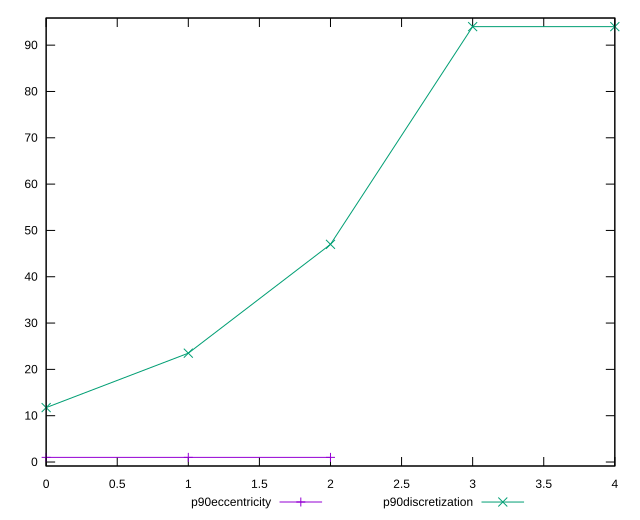

The script that saved this image:
reset

$p90Eccentricity <<EOF
0 0.9999999999999992
1 0.9999999999999963
2 1.000000000000001
EOF

$p90Discretization <<EOF
0 11.75
1 23.5
2 47
3 94
4 94
EOF

set key outside below
set xrange [0:4]
set yrange [-0.8600000000000038:95.86]
set trange [-0.8600000000000038:95.86]
set terminal svg size 640, 520 enhanced background rgb 'white'
set output "report_00015_2021-02-09T16-11-33.973Z/unminified-css/progression/eccentricity.svg"

plot $p90Eccentricity title "p90eccentricity" with linespoints, \
     $p90Discretization title "p90discretization" with linespoints

reset
